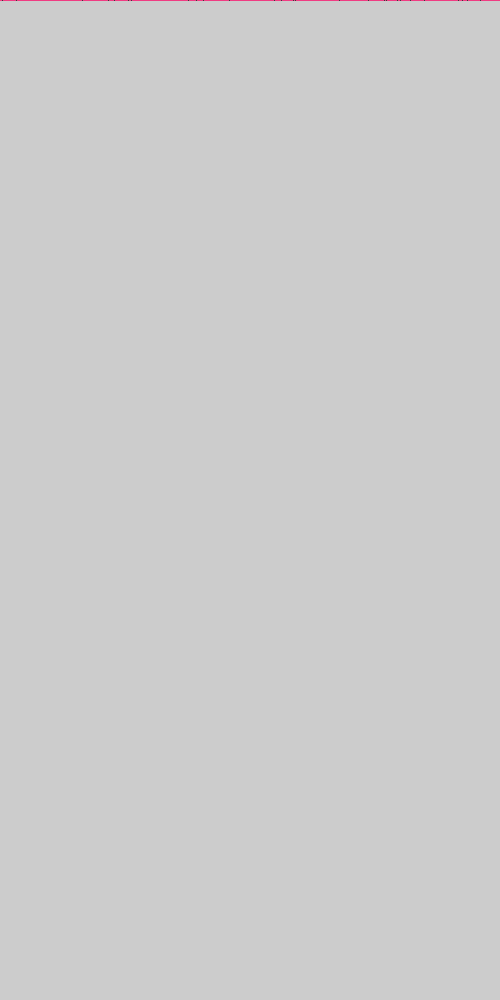
Frame 1 (no input)
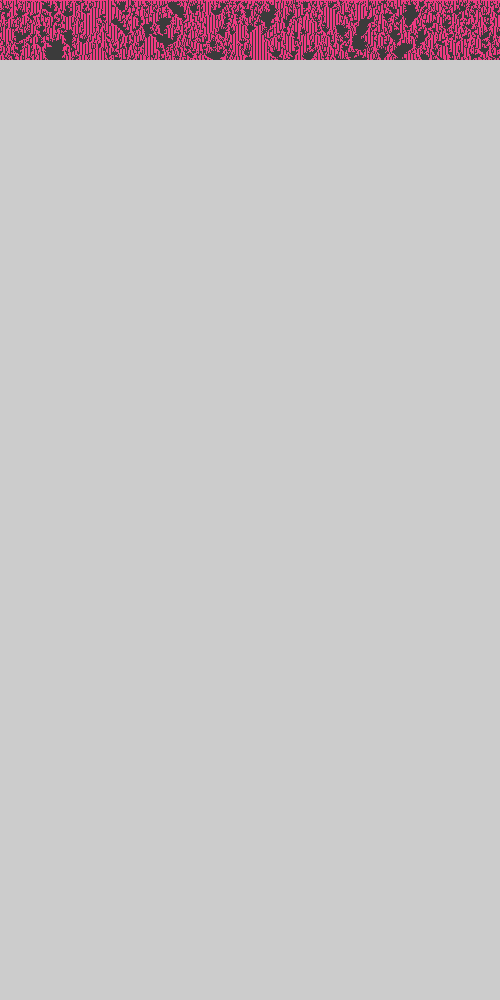
Frame 60 (the mouse pressed at the canvas centre just before this capture)
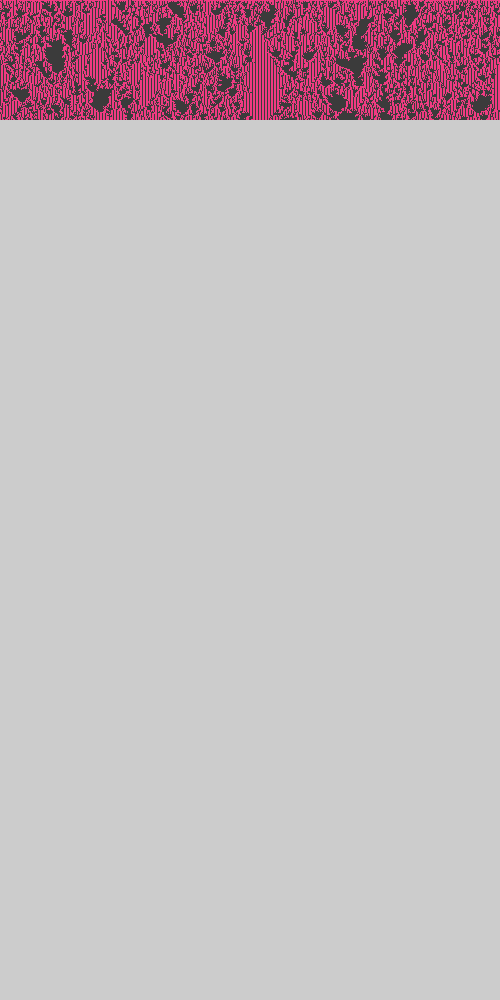
Frame 120 (the mouse held since frame 60 and released just before this capture)

The Processing sketch that drew these frames (run headless with seeded random() and noise(); from frame 60 on, the mouse is pressed at the canvas centre):

// Processing sketch: automat_wzrost1D_7
// ── automat_wzrost1D_7.pde
//Jednowymiarowy, probabilistyczny automat komórkowy - reguła "nie lubię mieć za dużo sąsiadów". Kroki MC
//Zasiewanie tablicy na początku z zadaną gęstością
//-////////////////////////////////////////////////////////////////////////////////////////////////////////
float IDens=0.9333; //Początkowa gęstość w tablicy

int WorldSize=500; //Ile chcemy elementów w linii?
int[] World=new int[WorldSize]; //Tworzenie tablicy - w Processingu zawsze za pomocą alokacji

void setup()
{
size(500,1000);    //Okno bardziej pionowe niż poziome 

for(int i=0;i<World.length;i++) //Zasiewanie tablicy
 if(random(1.0)<IDens)
    World[i]=1;

frameRate(100);
}

int t=0;
void draw()
{
  if(t>999) return; //Nic już nie ma do narysowania 
  
  for(int i=0;i<World.length;i++) //Wizualizacja czyli "rysowanie na ekranie" 
  {
    if(World[i]>0) stroke(255,0,100);
    else           stroke(0);
    point(i,t);
  }
  
  int N=World.length; //Tyle komórek zmienia swój stan ile jest 
                      //ale niektóre wcale a niektóre więcej razy są losowane!
  for(int j=0;j<N;j++) //Zmiana stanu automatu
  {
       int i=int(random(World.length)); //Funkcja random() produkuje float, więc trzeba zmienić typ wyniku 
                                        //(i obciąć część ułamkową) 
       
       //Reguła -  "nie lubię mieć za dużo sąsiadów"
       //Zamiast ignorować brzegi można zrobić liczenie indeksów sąsiadów z zawijaniem dzięki reszcie z dzielenia
       int right = (i+1) % WorldSize;      
       int left  = (WorldSize+i-1) % WorldSize;
       int ileich= 0; //Ile żywych sąsiadów?
       
       if(World[left]>0) //Nie jest zerem czyli jest "żywy"
        ileich++;
       
       if(World[right]>0) //Nie jest zerem czyli jest "żywy"
         ileich++;
         
       if(ileich==1) World[i]=1; //Tylko posiadanie jednego sąsiada jest poprawne
       else World[i]=0; //Umiera z samotności albo z tłoku
   }
   t++; //Kolejne pokolenie/krok/rok
}
